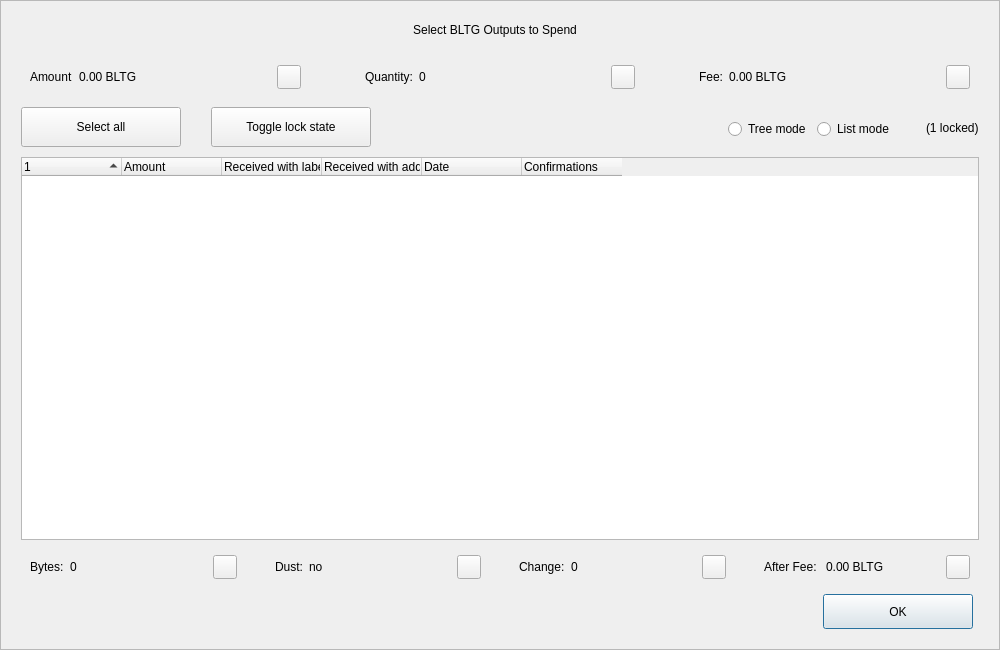
<?xml version="1.0" encoding="UTF-8"?>
<ui version="4.0">
 <class>CoinControlDialog</class>
 <widget class="QDialog" name="CoinControlDialog">
  <property name="geometry">
   <rect>
    <x>0</x>
    <y>0</y>
    <width>1000</width>
    <height>650</height>
   </rect>
  </property>
  <property name="minimumSize">
   <size>
    <width>950</width>
    <height>650</height>
   </size>
  </property>
  <property name="windowTitle">
   <string>Coin Selection</string>
  </property>
  <property name="styleSheet">
   <string notr="true"/>
  </property>
  <layout class="QVBoxLayout" name="verticalLayout">
   <property name="spacing">
    <number>0</number>
   </property>
   <property name="leftMargin">
    <number>0</number>
   </property>
   <property name="topMargin">
    <number>0</number>
   </property>
   <property name="rightMargin">
    <number>0</number>
   </property>
   <property name="bottomMargin">
    <number>0</number>
   </property>
   <item>
    <widget class="QFrame" name="frameContainer">
     <property name="toolTipDuration">
      <number>0</number>
     </property>
     <property name="frameShape">
      <enum>QFrame::StyledPanel</enum>
     </property>
     <property name="frameShadow">
      <enum>QFrame::Raised</enum>
     </property>
     <layout class="QVBoxLayout" name="verticalLayout_2">
      <property name="leftMargin">
       <number>0</number>
      </property>
      <property name="rightMargin">
       <number>0</number>
      </property>
      <property name="bottomMargin">
       <number>20</number>
      </property>
      <item>
       <layout class="QHBoxLayout" name="horizontalLayout_12">
        <property name="spacing">
         <number>0</number>
        </property>
        <property name="leftMargin">
         <number>20</number>
        </property>
        <property name="rightMargin">
         <number>30</number>
        </property>
        <item>
         <spacer name="horizontalSpacer_4">
          <property name="orientation">
           <enum>Qt::Horizontal</enum>
          </property>
          <property name="sizeHint" stdset="0">
           <size>
            <width>40</width>
            <height>20</height>
           </size>
          </property>
         </spacer>
        </item>
        <item>
         <widget class="QLabel" name="labelTitle">
          <property name="minimumSize">
           <size>
            <width>0</width>
            <height>40</height>
           </size>
          </property>
          <property name="maximumSize">
           <size>
            <width>16777215</width>
            <height>40</height>
           </size>
          </property>
          <property name="text">
           <string>Select BLTG Outputs to Spend</string>
          </property>
          <property name="alignment">
           <set>Qt::AlignCenter</set>
          </property>
          <property name="margin">
           <number>7</number>
          </property>
         </widget>
        </item>
        <item>
         <spacer name="horizontalSpacer_5">
          <property name="orientation">
           <enum>Qt::Horizontal</enum>
          </property>
          <property name="sizeHint" stdset="0">
           <size>
            <width>40</width>
            <height>20</height>
           </size>
          </property>
         </spacer>
        </item>
       </layout>
      </item>
      <item>
       <layout class="QHBoxLayout" name="horizontalLayout_8">
        <property name="leftMargin">
         <number>20</number>
        </property>
        <property name="rightMargin">
         <number>20</number>
        </property>
        <item>
         <widget class="QWidget" name="layoutAmount" native="true">
          <layout class="QHBoxLayout" name="horizontalLayout_9" stretch="0,1,0">
           <item>
            <widget class="QLabel" name="labelCoinControlAmountText">
             <property name="text">
              <string>Amount</string>
             </property>
            </widget>
           </item>
           <item>
            <widget class="QLabel" name="labelCoinControlAmount">
             <property name="text">
              <string>0.00 BLTG</string>
             </property>
            </widget>
           </item>
           <item alignment="Qt::AlignHCenter|Qt::AlignVCenter">
            <widget class="QPushButton" name="pushButtonAmount">
             <property name="minimumSize">
              <size>
               <width>0</width>
               <height>24</height>
              </size>
             </property>
             <property name="maximumSize">
              <size>
               <width>24</width>
               <height>26</height>
              </size>
             </property>
             <property name="focusPolicy">
              <enum>Qt::NoFocus</enum>
             </property>
             <property name="styleSheet">
              <string notr="true">padding-bottom:2px;
padding-right:4px;</string>
             </property>
             <property name="text">
              <string/>
             </property>
            </widget>
           </item>
          </layout>
         </widget>
        </item>
        <item>
         <spacer name="horizontalSpacer_2">
          <property name="orientation">
           <enum>Qt::Horizontal</enum>
          </property>
          <property name="sizeType">
           <enum>QSizePolicy::Fixed</enum>
          </property>
          <property name="sizeHint" stdset="0">
           <size>
            <width>40</width>
            <height>20</height>
           </size>
          </property>
         </spacer>
        </item>
        <item>
         <widget class="QWidget" name="layoutQuantity" native="true">
          <layout class="QHBoxLayout" name="horizontalLayout_10" stretch="0,1,0">
           <item>
            <widget class="QLabel" name="labelCoinControlQuantityText">
             <property name="text">
              <string>Quantity:</string>
             </property>
            </widget>
           </item>
           <item>
            <widget class="QLabel" name="labelCoinControlQuantity">
             <property name="text">
              <string>0</string>
             </property>
            </widget>
           </item>
           <item alignment="Qt::AlignHCenter|Qt::AlignVCenter">
            <widget class="QPushButton" name="pushButtonQuantity">
             <property name="minimumSize">
              <size>
               <width>0</width>
               <height>24</height>
              </size>
             </property>
             <property name="maximumSize">
              <size>
               <width>24</width>
               <height>26</height>
              </size>
             </property>
             <property name="focusPolicy">
              <enum>Qt::NoFocus</enum>
             </property>
             <property name="styleSheet">
              <string notr="true">padding-bottom:2px;
               padding-right:4px;</string>
             </property>
             <property name="text">
              <string/>
             </property>
            </widget>
           </item>
          </layout>
         </widget>
        </item>
        <item>
         <spacer name="horizontalSpacer_22">
          <property name="orientation">
           <enum>Qt::Horizontal</enum>
          </property>
          <property name="sizeType">
           <enum>QSizePolicy::Fixed</enum>
          </property>
          <property name="sizeHint" stdset="0">
           <size>
            <width>40</width>
            <height>20</height>
           </size>
          </property>
         </spacer>
        </item>
        <item>
         <widget class="QWidget" name="layoutFee" native="true">
          <layout class="QHBoxLayout" name="horizontalLayout_11" stretch="0,1,0">
           <item>
            <widget class="QLabel" name="labelCoinControlFeeText">
             <property name="text">
              <string>Fee:</string>
             </property>
            </widget>
           </item>
           <item>
            <widget class="QLabel" name="labelCoinControlFee">
             <property name="text">
              <string>0.00 BLTG</string>
             </property>
            </widget>
           </item>
           <item alignment="Qt::AlignHCenter|Qt::AlignVCenter">
            <widget class="QPushButton" name="pushButtonFee">
             <property name="minimumSize">
              <size>
               <width>0</width>
               <height>24</height>
              </size>
             </property>
             <property name="maximumSize">
              <size>
               <width>24</width>
               <height>26</height>
              </size>
             </property>
             <property name="focusPolicy">
              <enum>Qt::NoFocus</enum>
             </property>
             <property name="styleSheet">
              <string notr="true">padding-bottom:2px;
               padding-right:4px;</string>
             </property>
             <property name="text">
              <string/>
             </property>
            </widget>
           </item>
          </layout>
         </widget>
        </item>
       </layout>
      </item>
      <item>
       <widget class="QFrame" name="frame">
        <property name="minimumSize">
         <size>
          <width>0</width>
          <height>40</height>
         </size>
        </property>
        <property name="styleSheet">
         <string notr="true">#frame {
	border:0;
}</string>
        </property>
        <property name="frameShape">
         <enum>QFrame::StyledPanel</enum>
        </property>
        <property name="frameShadow">
         <enum>QFrame::Sunken</enum>
        </property>
        <layout class="QHBoxLayout" name="horizontalLayout">
         <property name="spacing">
          <number>0</number>
         </property>
         <property name="leftMargin">
          <number>20</number>
         </property>
         <property name="topMargin">
          <number>0</number>
         </property>
         <property name="rightMargin">
          <number>20</number>
         </property>
         <property name="bottomMargin">
          <number>0</number>
         </property>
         <item>
          <layout class="QHBoxLayout" name="horizontalLayoutPanel" stretch="0,0,0,0,0,0">
           <property name="spacing">
            <number>20</number>
           </property>
           <item>
            <widget class="QPushButton" name="pushButtonSelectAll">
             <property name="sizePolicy">
              <sizepolicy hsizetype="Maximum" vsizetype="Fixed">
               <horstretch>0</horstretch>
               <verstretch>0</verstretch>
              </sizepolicy>
             </property>
             <property name="minimumSize">
              <size>
               <width>160</width>
               <height>40</height>
              </size>
             </property>
             <property name="maximumSize">
              <size>
               <width>16777215</width>
               <height>40</height>
              </size>
             </property>
             <property name="text">
              <string>Select all</string>
             </property>
             <property name="checkable">
              <bool>true</bool>
             </property>
             <property name="checked">
              <bool>false</bool>
             </property>
             <property name="autoExclusive">
              <bool>false</bool>
             </property>
             <property name="autoDefault">
              <bool>false</bool>
             </property>
            </widget>
           </item>
           <item>
            <spacer name="horizontalSpacer_6">
             <property name="orientation">
              <enum>Qt::Horizontal</enum>
             </property>
             <property name="sizeType">
              <enum>QSizePolicy::Fixed</enum>
             </property>
             <property name="sizeHint" stdset="0">
              <size>
               <width>10</width>
               <height>20</height>
              </size>
             </property>
            </spacer>
           </item>
           <item>
            <widget class="QPushButton" name="pushButtonToggleLock">
             <property name="sizePolicy">
              <sizepolicy hsizetype="Maximum" vsizetype="Fixed">
               <horstretch>0</horstretch>
               <verstretch>0</verstretch>
              </sizepolicy>
             </property>
             <property name="minimumSize">
              <size>
               <width>160</width>
               <height>40</height>
              </size>
             </property>
             <property name="maximumSize">
              <size>
               <width>16777215</width>
               <height>40</height>
              </size>
             </property>
             <property name="text">
              <string>Toggle lock state</string>
             </property>
             <property name="checkable">
              <bool>true</bool>
             </property>
             <property name="autoExclusive">
              <bool>false</bool>
             </property>
             <property name="autoDefault">
              <bool>false</bool>
             </property>
            </widget>
           </item>
           <item>
            <spacer name="horizontalSpacer_7">
             <property name="orientation">
              <enum>Qt::Horizontal</enum>
             </property>
             <property name="sizeType">
              <enum>QSizePolicy::Expanding</enum>
             </property>
             <property name="sizeHint" stdset="0">
              <size>
               <width>30</width>
               <height>20</height>
              </size>
             </property>
            </spacer>
           </item>
           <item alignment="Qt::AlignRight">
            <widget class="QGroupBox" name="groupBox_2">
             <property name="styleSheet">
              <string notr="true">#groupBox_2 {
    background-color:transparent;
    border-radius:0;
}</string>
             </property>
             <property name="title">
              <string/>
             </property>
             <layout class="QHBoxLayout" name="horizontalLayout_14">
              <item>
               <widget class="QRadioButton" name="radioTreeMode">
                <property name="sizePolicy">
                 <sizepolicy hsizetype="Maximum" vsizetype="Fixed">
                  <horstretch>0</horstretch>
                  <verstretch>0</verstretch>
                 </sizepolicy>
                </property>
                <property name="text">
                 <string>Tree mode</string>
                </property>
               </widget>
              </item>
              <item>
               <widget class="QRadioButton" name="radioListMode">
                <property name="sizePolicy">
                 <sizepolicy hsizetype="Maximum" vsizetype="Fixed">
                  <horstretch>0</horstretch>
                  <verstretch>0</verstretch>
                 </sizepolicy>
                </property>
                <property name="text">
                 <string>List mode</string>
                </property>
                <property name="checked">
                 <bool>false</bool>
                </property>
               </widget>
              </item>
             </layout>
            </widget>
           </item>
           <item>
            <widget class="QLabel" name="labelLocked">
             <property name="text">
              <string>(1 locked)</string>
             </property>
            </widget>
           </item>
          </layout>
         </item>
        </layout>
       </widget>
      </item>
      <item>
       <layout class="QHBoxLayout" name="horizontalLayout_13">
        <property name="leftMargin">
         <number>20</number>
        </property>
        <property name="rightMargin">
         <number>20</number>
        </property>
        <item>
         <widget class="CoinControlTreeWidget" name="treeWidget">
          <property name="contextMenuPolicy">
           <enum>Qt::CustomContextMenu</enum>
          </property>
          <property name="styleSheet">
           <string notr="true"/>
          </property>
          <property name="sortingEnabled">
           <bool>false</bool>
          </property>
          <property name="columnCount">
           <number>6</number>
          </property>
          <attribute name="headerShowSortIndicator" stdset="0">
           <bool>true</bool>
          </attribute>
          <attribute name="headerStretchLastSection">
           <bool>false</bool>
          </attribute>
          <column>
           <property name="text">
            <string/>
           </property>
          </column>
          <column>
           <property name="text">
            <string>Amount</string>
           </property>
          </column>
          <column>
           <property name="text">
            <string>Received with label</string>
           </property>
          </column>
          <column>
           <property name="text">
            <string>Received with address</string>
           </property>
          </column>
          <column>
           <property name="text">
            <string>Date</string>
           </property>
          </column>
          <column>
           <property name="text">
            <string>Confirmations</string>
           </property>
           <property name="toolTip">
            <string>Confirmed</string>
           </property>
          </column>
         </widget>
        </item>
       </layout>
      </item>
      <item>
       <layout class="QHBoxLayout" name="horizontalLayout_3">
        <property name="spacing">
         <number>20</number>
        </property>
        <property name="leftMargin">
         <number>20</number>
        </property>
        <property name="rightMargin">
         <number>20</number>
        </property>
        <item>
         <widget class="QWidget" name="layoutBytes" native="true">
          <layout class="QHBoxLayout" name="horizontalLayout_4" stretch="0,1,0">
           <item>
            <widget class="QLabel" name="labelCoinControlBytesText">
             <property name="text">
              <string>Bytes:</string>
             </property>
            </widget>
           </item>
           <item>
            <widget class="QLabel" name="labelCoinControlBytes">
             <property name="text">
              <string>0</string>
             </property>
            </widget>
           </item>
           <item alignment="Qt::AlignHCenter|Qt::AlignVCenter">
            <widget class="QPushButton" name="pushButtonBytes">
             <property name="minimumSize">
              <size>
               <width>0</width>
               <height>24</height>
              </size>
             </property>
             <property name="maximumSize">
              <size>
               <width>24</width>
               <height>26</height>
              </size>
             </property>
             <property name="focusPolicy">
              <enum>Qt::NoFocus</enum>
             </property>
             <property name="styleSheet">
              <string notr="true">padding-bottom:2px;
               padding-right:4px;</string>
             </property>
             <property name="text">
              <string/>
             </property>
            </widget>
           </item>
          </layout>
         </widget>
        </item>
        <item>
         <widget class="QWidget" name="layoutDust" native="true">
          <layout class="QHBoxLayout" name="horizontalLayout_5" stretch="0,1,0">
           <item>
            <widget class="QLabel" name="labelCoinControlLowOutputText">
             <property name="text">
              <string>Dust:</string>
             </property>
            </widget>
           </item>
           <item>
            <widget class="QLabel" name="labelCoinControlLowOutput">
             <property name="text">
              <string>no</string>
             </property>
            </widget>
           </item>
           <item alignment="Qt::AlignHCenter|Qt::AlignVCenter">
            <widget class="QPushButton" name="pushButtonDust">
             <property name="minimumSize">
              <size>
               <width>0</width>
               <height>24</height>
              </size>
             </property>
             <property name="maximumSize">
              <size>
               <width>24</width>
               <height>26</height>
              </size>
             </property>
             <property name="focusPolicy">
              <enum>Qt::NoFocus</enum>
             </property>
             <property name="styleSheet">
              <string notr="true">padding-bottom:2px;
               padding-right:4px;</string>
             </property>
             <property name="text">
              <string/>
             </property>
            </widget>
           </item>
          </layout>
         </widget>
        </item>
        <item>
         <widget class="QWidget" name="layoutChange" native="true">
          <layout class="QHBoxLayout" name="horizontalLayout_6" stretch="0,1,0">
           <item>
            <widget class="QLabel" name="labelCoinControlChangeText">
             <property name="text">
              <string>Change:</string>
             </property>
            </widget>
           </item>
           <item>
            <widget class="QLabel" name="labelCoinControlChange">
             <property name="text">
              <string>0</string>
             </property>
            </widget>
           </item>
           <item alignment="Qt::AlignHCenter|Qt::AlignVCenter">
            <widget class="QPushButton" name="pushButtonChange">
             <property name="minimumSize">
              <size>
               <width>0</width>
               <height>24</height>
              </size>
             </property>
             <property name="maximumSize">
              <size>
               <width>24</width>
               <height>26</height>
              </size>
             </property>
             <property name="focusPolicy">
              <enum>Qt::NoFocus</enum>
             </property>
             <property name="styleSheet">
              <string notr="true">padding-bottom:2px;
               padding-right:4px;</string>
             </property>
             <property name="text">
              <string/>
             </property>
            </widget>
           </item>
          </layout>
         </widget>
        </item>
        <item>
         <widget class="QWidget" name="layoutAfter" native="true">
          <layout class="QHBoxLayout" name="horizontalLayout_7" stretch="0,1,0">
           <item>
            <widget class="QLabel" name="labelCoinControlAfterFeeText">
             <property name="text">
              <string>After Fee: </string>
             </property>
            </widget>
           </item>
           <item>
            <widget class="QLabel" name="labelCoinControlAfterFee">
             <property name="text">
              <string>0.00 BLTG</string>
             </property>
            </widget>
           </item>
           <item alignment="Qt::AlignHCenter|Qt::AlignVCenter">
            <widget class="QPushButton" name="pushButtonAlterFee">
             <property name="minimumSize">
              <size>
               <width>0</width>
               <height>24</height>
              </size>
             </property>
             <property name="maximumSize">
              <size>
               <width>24</width>
               <height>26</height>
              </size>
             </property>
             <property name="focusPolicy">
              <enum>Qt::NoFocus</enum>
             </property>
             <property name="styleSheet">
              <string notr="true">padding-bottom:2px;
               padding-right:4px;</string>
             </property>
             <property name="text">
              <string/>
             </property>
            </widget>
           </item>
          </layout>
         </widget>
        </item>
       </layout>
      </item>
      <item>
       <layout class="QHBoxLayout" name="horizontalLayout_2">
        <property name="spacing">
         <number>0</number>
        </property>
        <property name="leftMargin">
         <number>20</number>
        </property>
        <property name="rightMargin">
         <number>26</number>
        </property>
        <item>
         <spacer name="horizontalSpacer_3">
          <property name="orientation">
           <enum>Qt::Horizontal</enum>
          </property>
          <property name="sizeHint" stdset="0">
           <size>
            <width>558</width>
            <height>20</height>
           </size>
          </property>
         </spacer>
        </item>
        <item>
         <widget class="QPushButton" name="pushButtonOk">
          <property name="minimumSize">
           <size>
            <width>150</width>
            <height>35</height>
           </size>
          </property>
          <property name="text">
           <string>OK</string>
          </property>
         </widget>
        </item>
       </layout>
      </item>
     </layout>
    </widget>
   </item>
  </layout>
 </widget>
 <customwidgets>
  <customwidget>
   <class>CoinControlTreeWidget</class>
   <extends>QTreeWidget</extends>
   <header>coincontroltreewidget.h</header>
  </customwidget>
 </customwidgets>
 <resources/>
 <connections/>
</ui>
